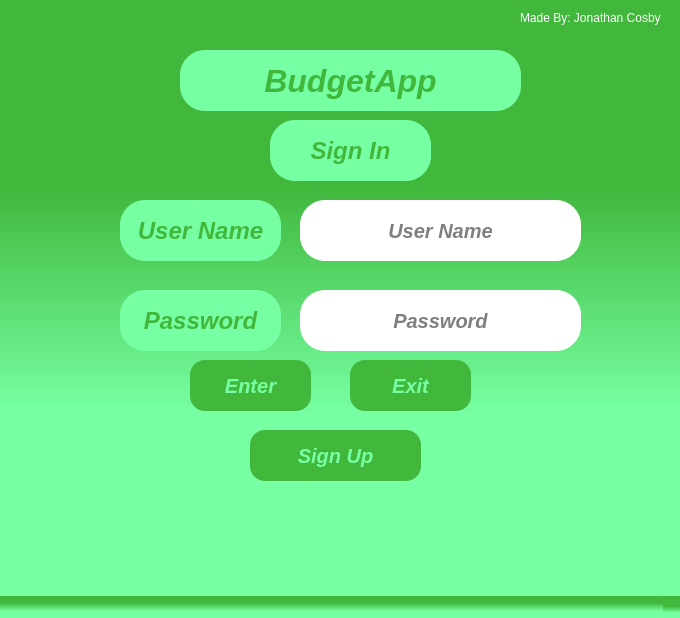
<?xml version="1.0" encoding="UTF-8"?>
<ui version="4.0">
 <class>signInWindow</class>
 <widget class="QMainWindow" name="signInWindow">
  <property name="geometry">
   <rect>
    <x>0</x>
    <y>0</y>
    <width>680</width>
    <height>618</height>
   </rect>
  </property>
  <property name="windowTitle">
   <string>MainWindow</string>
  </property>
  <property name="styleSheet">
   <string notr="true">background-color: qlineargradient(spread:pad, x1:1, y1:1, x2:1, y2:0, stop:0.311828 rgba(118, 255, 163, 252), stop:0.688172 rgba(65, 183, 60, 255));</string>
  </property>
  <widget class="QWidget" name="centralwidget">
   <widget class="QLabel" name="titleLbl">
    <property name="geometry">
     <rect>
      <x>180</x>
      <y>50</y>
      <width>341</width>
      <height>61</height>
     </rect>
    </property>
    <property name="layoutDirection">
     <enum>Qt::RightToLeft</enum>
    </property>
    <property name="styleSheet">
     <string notr="true">background-color: rgb(118,255,163) ;
font-size: 32px;
font: italic bold;
color: rgb(65,183,60);
padding-left: 15px;
padding-right: 15px;
border-radius: 25px</string>
    </property>
    <property name="text">
     <string>BudgetApp</string>
    </property>
    <property name="alignment">
     <set>Qt::AlignCenter</set>
    </property>
   </widget>
   <widget class="QLabel" name="signLbl">
    <property name="geometry">
     <rect>
      <x>270</x>
      <y>120</y>
      <width>161</width>
      <height>61</height>
     </rect>
    </property>
    <property name="layoutDirection">
     <enum>Qt::RightToLeft</enum>
    </property>
    <property name="styleSheet">
     <string notr="true">background-color: rgb(118,255,163) ;
font-size: 24px;
font: italic bold;
color: rgb(65,183,60);
padding-left: 15px;
padding-right: 15px;
border-radius: 25px;</string>
    </property>
    <property name="text">
     <string>Sign In</string>
    </property>
    <property name="alignment">
     <set>Qt::AlignCenter</set>
    </property>
   </widget>
   <widget class="QLabel" name="userLbl">
    <property name="geometry">
     <rect>
      <x>120</x>
      <y>200</y>
      <width>161</width>
      <height>61</height>
     </rect>
    </property>
    <property name="layoutDirection">
     <enum>Qt::RightToLeft</enum>
    </property>
    <property name="styleSheet">
     <string notr="true">background-color: rgb(118,255,163);
font-size: 24px;
font: italic bold;
color: rgb(65,183,60);
padding-left: 15px;
padding-right: 15px;
border-radius: 25px;</string>
    </property>
    <property name="text">
     <string>User Name</string>
    </property>
    <property name="alignment">
     <set>Qt::AlignCenter</set>
    </property>
   </widget>
   <widget class="QLineEdit" name="userLine">
    <property name="geometry">
     <rect>
      <x>300</x>
      <y>200</y>
      <width>281</width>
      <height>61</height>
     </rect>
    </property>
    <property name="styleSheet">
     <string notr="true">background-color: rgb(255,255,255);
border-radius: 25px;
color: rgb(0,0,0);
font-size: 20px;
font: italic bold;</string>
    </property>
    <property name="alignment">
     <set>Qt::AlignCenter</set>
    </property>
    <property name="placeholderText">
     <string>User Name</string>
    </property>
   </widget>
   <widget class="QLabel" name="passwordLbl">
    <property name="geometry">
     <rect>
      <x>120</x>
      <y>290</y>
      <width>161</width>
      <height>61</height>
     </rect>
    </property>
    <property name="layoutDirection">
     <enum>Qt::RightToLeft</enum>
    </property>
    <property name="styleSheet">
     <string notr="true">background-color: rgb(118,255,163);
font-size: 24px;
font: italic bold;
color: rgb(65,183,60);
padding-left: 15px;
padding-right: 15px;
border-radius: 25px;</string>
    </property>
    <property name="text">
     <string>Password</string>
    </property>
    <property name="alignment">
     <set>Qt::AlignCenter</set>
    </property>
   </widget>
   <widget class="QLineEdit" name="passwordLine">
    <property name="geometry">
     <rect>
      <x>300</x>
      <y>290</y>
      <width>281</width>
      <height>61</height>
     </rect>
    </property>
    <property name="styleSheet">
     <string notr="true">background-color: rgb(255,255,255);
border-radius: 25px;
color: rgb(0,0,0);
font-size: 20px;
font: italic bold;</string>
    </property>
    <property name="echoMode">
     <enum>QLineEdit::Password</enum>
    </property>
    <property name="alignment">
     <set>Qt::AlignCenter</set>
    </property>
    <property name="placeholderText">
     <string>Password</string>
    </property>
   </widget>
   <widget class="QPushButton" name="enterBtn">
    <property name="geometry">
     <rect>
      <x>190</x>
      <y>360</y>
      <width>121</width>
      <height>51</height>
     </rect>
    </property>
    <property name="cursor">
     <cursorShape>PointingHandCursor</cursorShape>
    </property>
    <property name="autoFillBackground">
     <bool>false</bool>
    </property>
    <property name="styleSheet">
     <string notr="true">background-color: rgb(65,183,60);
font: italic bold;
color: rgb(118,255,163);
font-size: 20px;
border-radius: 15px;
</string>
    </property>
    <property name="text">
     <string>Enter</string>
    </property>
    <property name="autoDefault">
     <bool>true</bool>
    </property>
    <property name="default">
     <bool>true</bool>
    </property>
   </widget>
   <widget class="QPushButton" name="signUpBtn">
    <property name="geometry">
     <rect>
      <x>250</x>
      <y>430</y>
      <width>171</width>
      <height>51</height>
     </rect>
    </property>
    <property name="cursor">
     <cursorShape>PointingHandCursor</cursorShape>
    </property>
    <property name="styleSheet">
     <string notr="true">background-color: rgb(65,183,60);
font: italic bold;
color: rgb(118,255,163);
font-size: 20px;
border-radius: 15px;
</string>
    </property>
    <property name="text">
     <string>Sign Up</string>
    </property>
   </widget>
   <widget class="QPushButton" name="exitBtn">
    <property name="geometry">
     <rect>
      <x>350</x>
      <y>360</y>
      <width>121</width>
      <height>51</height>
     </rect>
    </property>
    <property name="cursor">
     <cursorShape>PointingHandCursor</cursorShape>
    </property>
    <property name="styleSheet">
     <string notr="true">background-color: rgb(65,183,60);
font: italic bold;
color: rgb(118,255,163);
font-size: 20px;
border-radius: 15px;
</string>
    </property>
    <property name="text">
     <string>Exit</string>
    </property>
   </widget>
   <widget class="QLabel" name="label">
    <property name="geometry">
     <rect>
      <x>520</x>
      <y>10</y>
      <width>161</width>
      <height>16</height>
     </rect>
    </property>
    <property name="styleSheet">
     <string notr="true">background-color: none;
color: rgb(255,255,255);</string>
    </property>
    <property name="text">
     <string>Made By: Jonathan Cosby</string>
    </property>
   </widget>
  </widget>
  <widget class="QMenuBar" name="menubar">
   <property name="geometry">
    <rect>
     <x>0</x>
     <y>0</y>
     <width>680</width>
     <height>21</height>
    </rect>
   </property>
  </widget>
  <widget class="QStatusBar" name="statusbar"/>
 </widget>
 <resources/>
 <connections/>
</ui>
